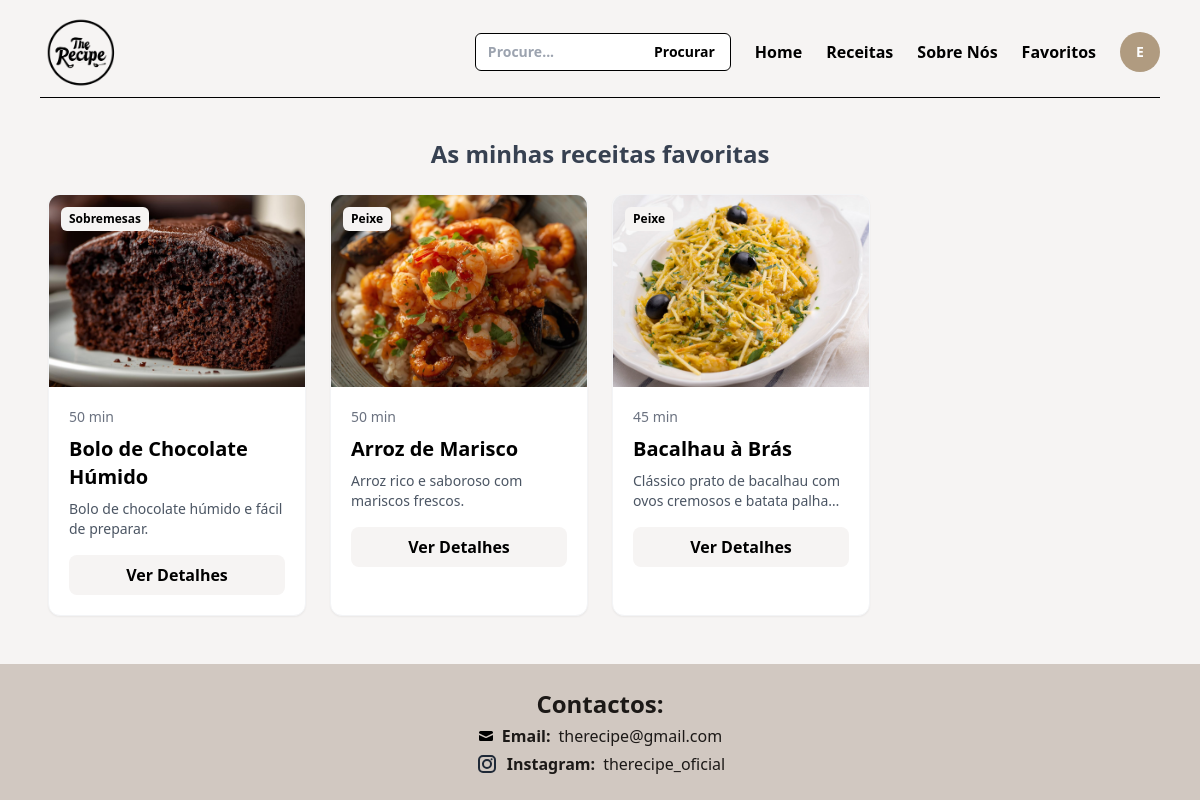
Screenshot of /favoritos.php (signed in) with the database file from the repository.
### tables this page shows
CREATE TABLE IF NOT EXISTS `receitas` (
  `id` int NOT NULL AUTO_INCREMENT,
  `nome` varchar(100) NOT NULL,
  `tempo` varchar(50) DEFAULT NULL,
  `ingredientes` text,
  `preparacao` text,
  `imagem` varchar(128) DEFAULT NULL,
  `categoria` varchar(100) DEFAULT NULL,
  `descricao` text,
  `quantidade` int DEFAULT NULL,
  `orcamento` varchar(50) DEFAULT NULL,
  PRIMARY KEY (`id`)
);

### favoritos.php (the view, shortened to what this page needs)
<?php
require('ajax/connection.php');
$userId = $_SESSION['user_id'];
$sql = "SELECT r.* FROM favoritos f
        JOIN receitas r ON f.id_receita = r.id
        WHERE f.id_utilizador = :user_id
        ORDER BY r.id DESC";
$stmt = $dbh->prepare($sql);
$stmt->bindValue(':user_id', $userId);
$stmt->execute();
$favoritos = $stmt->fetchAll(PDO::FETCH_OBJ);
?>
<!DOCTYPE html>
<html lang="pt-pt">
<head>
    <script src="https://cdn.tailwindcss.com"></script>
</head>
<body class="bg-[#F6F4F3] min-h-screen flex flex-col">
    <?php require('includes/nav.php'); ?>
    <div class="flex-grow px-12 py-8">
        <h2 class="text-2xl font-bold mb-6 text-center text-gray-700">As minhas receitas favoritas</h2>
        <?php if (count($favoritos) > 0): ?>
        <div class="grid grid-cols-1 sm:grid-cols-2 md:grid-cols-4 gap-6">
            <?php foreach ($favoritos as $receita): ?>
                <div class="bg-white rounded-xl shadow-sm hover:shadow-lg transition-shadow duration-300 overflow-hidden border border-gray-100 group">
                <div class="relative">
                    <img class="w-full h-48 object-cover group-hover:scale-105 transition-transform duration-300"
                        src="imagem/<?= $receita->imagem ?>" alt="<?= $receita->nome ?>">
                    <span class="absolute top-3 left-3 bg-[#F6F4F3] text-black text-xs font-bold px-2 py-1 rounded-md"><?= $receita->categoria ?></span>
                </div>
                <div class="p-5">
                    <span class="text-sm text-gray-500 block mb-2"><?= $receita->tempo ?></span>
                    <h3 class="text-xl font-bold mb-2"><?= $receita->nome ?></h3>
                    <p class="text-gray-600 text-sm line-clamp-2 mb-4"><?= $receita->descricao ?></p>
                    <a href="receita.php?receita=<?= $receita->id ?>"
                    class="block text-center py-2 bg-[#F6F4F3] font-semibold rounded-lg hover:bg-[#B09B80]">
                        Ver Detalhes
                    </a>
                </div>
            </div>
            <?php endforeach; ?>
        </div>
        <?php else: ?>
        <p class="text-center text-gray-500 mt-10">Ainda não tens receitas favoritas.</p>
        <?php endif; ?>
    </div>
    <?php require('includes/footer.php'); ?>
</body>
</html>

### rows the page displays
receitas: imagem (picture), categoria "Sobremesas", tempo "50 min", nome "Bolo de Chocolate Húmido", descricao "Bolo de chocolate húmido e fácil de preparar."
receitas: imagem (picture), categoria "Peixe", tempo "50 min", nome "Arroz de Marisco", descricao "Arroz rico e saboroso com mariscos frescos."
receitas: imagem (picture), categoria "Peixe", tempo "45 min", nome "Bacalhau à Brás", descricao "Clássico prato de bacalhau com ovos cremosos e batata…"

### other values shown
$_SESSION['iniciais'] "E"
